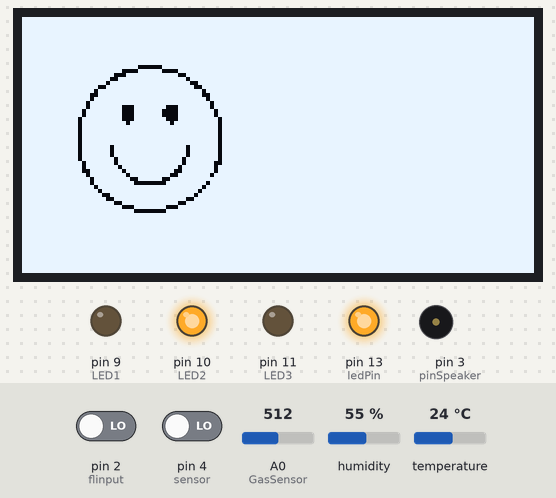
This sketch was run on a simulated Arduino Uno, built with avr-gcc and run on an emulated ATmega328P. Shown: 128×64 one-colour display, output pins drawn as LEDs (lit = HIGH), buzzer (waves = sounding). Inputs (shaded band) come from the test bench; at power-on: pin 4 (sensor) LOW, A0 (GasSensor) = 512, pin 2 (flinput) LOW, humidity 55 %, temperature 24 °C. What the sketch prints to the serial monitor is not drawn.

Above: at 1.2 s.
1.3 s: pin 4 (sensor) driven HIGH
At 3.5 s:
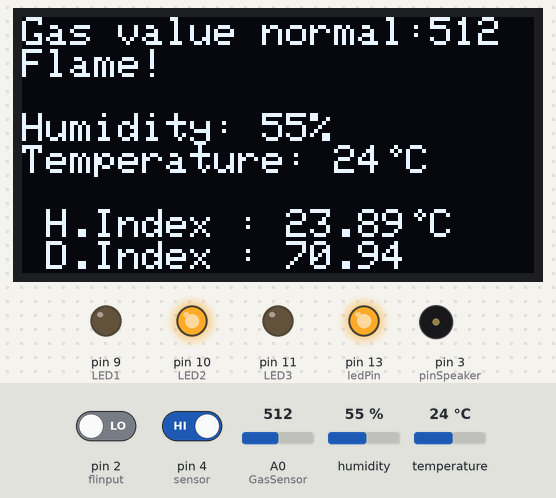
8.3 s: A0 (GasSensor) set to 910
At 13.95 s:
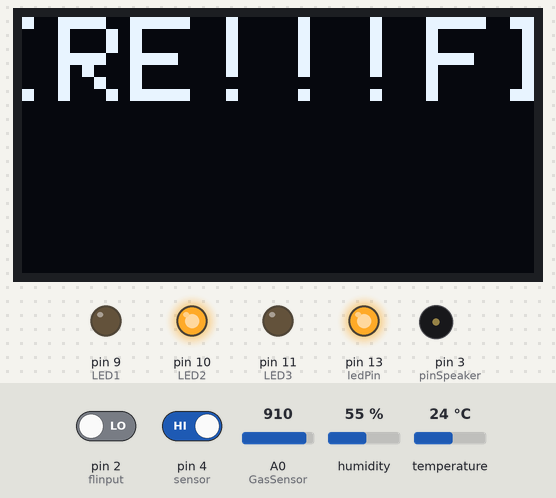
15.3 s: pin 2 (flinput) driven HIGH
At 19.14 s:
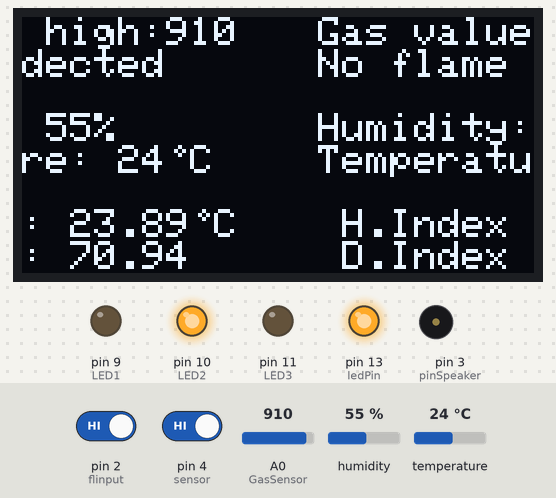
21.0 s: humidity set to 25 %
At 21.84 s:
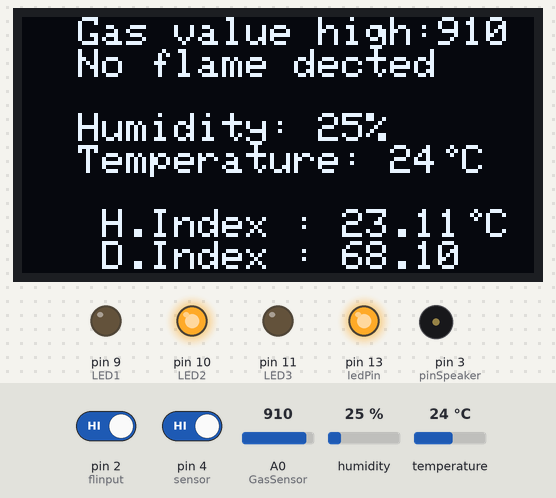
24.4 s: humidity set to 22 %
At 27.24 s:
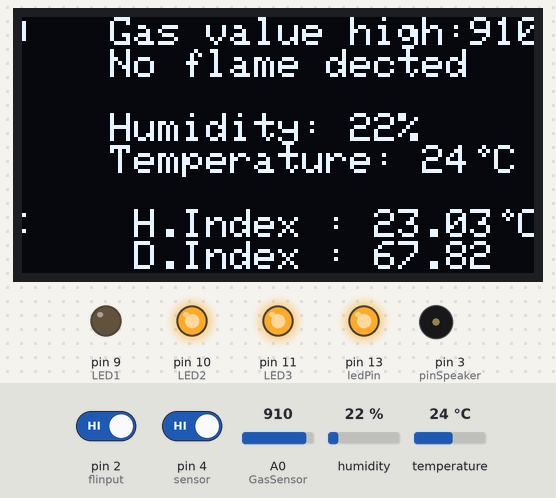
29.1 s: A0 (GasSensor) set to 890
At 29.94 s:
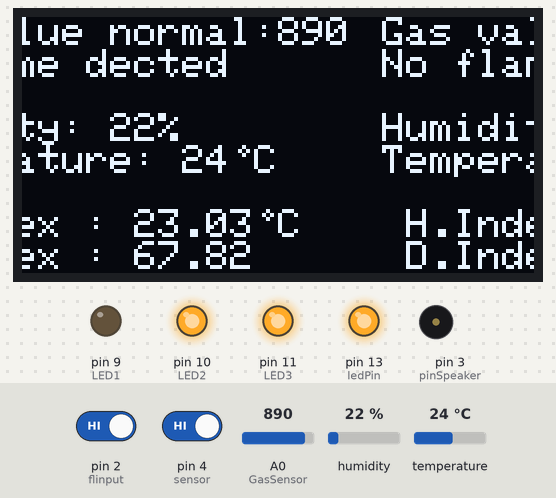
Timing chart, 0 to 32.1 s (numbered marks = the images above; inputs shaded):
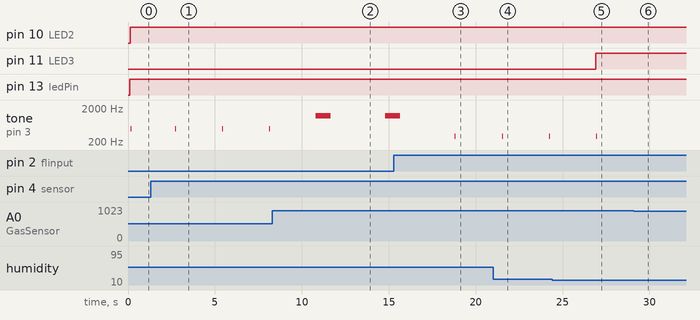

The sketch:

FireAlarmWithDHT_Display_wifi.ino
```cpp
#include <Wire.h>
#include <Adafruit_GFX.h>
#include <Adafruit_SSD1306.h>

#include <DHT.h>

#include <SoftwareSerial.h>

// OLED 세팅
#define SCREEN_WIDTH 128 // OLED display width, in pixels
#define SCREEN_HEIGHT 64 // OLED display height, in pixels

#define OLED_RESET     -1 // Reset pin # (or -1 if sharing Arduino reset pin)
#define SCREEN_ADDRESS 0x3C ///< See datasheet for Address; 0x3D for 128x64, 0x3C for 128x32

Adafruit_SSD1306 display(SCREEN_WIDTH, SCREEN_HEIGHT, &Wire, OLED_RESET);

// 시리얼 통신 세팅
SoftwareSerial s(5,6);

// 초기화면 BMP
const unsigned char smile [] PROGMEM = {
  0xff, 0xff, 0xff, 0xff, 0xff, 0xff, 0xff, 0xff, 0xff, 0xff, 0xff, 0xff, 0xff, 0xff, 0xff, 0xff,
  0xff, 0xff, 0xff, 0xff, 0xff, 0xff, 0xff, 0xff, 0xff, 0xff, 0xff, 0xff, 0xff, 0xff, 0xff, 0xff,
  0xff, 0xff, 0xff, 0xff, 0xff, 0xff, 0xff, 0xff, 0xff, 0xff, 0xff, 0xff, 0xff, 0xff, 0xff, 0xff,
  0xff, 0xff, 0xff, 0xff, 0xff, 0xff, 0xff, 0xff, 0xff, 0xff, 0xff, 0xff, 0xff, 0xff, 0xff, 0xff,
  0xff, 0xff, 0xff, 0xff, 0xff, 0xff, 0xff, 0xff, 0xff, 0xff, 0xff, 0xff, 0xff, 0xff, 0xff, 0xff,
  0xff, 0xff, 0xff, 0xff, 0xff, 0xff, 0xff, 0xff, 0xff, 0xff, 0xff, 0xff, 0xff, 0xff, 0xff, 0xff,
  0xff, 0xff, 0xff, 0xff, 0xff, 0xff, 0xff, 0xff, 0xff, 0xff, 0xff, 0xff, 0xff, 0xff, 0xff, 0xff,
  0xff, 0xff, 0xff, 0xff, 0xff, 0xff, 0xff, 0xff, 0xff, 0xff, 0xff, 0xff, 0xff, 0xff, 0xff, 0xff,
  0xff, 0xff, 0xff, 0xff, 0xff, 0xff, 0xff, 0xff, 0xff, 0xff, 0xff, 0xff, 0xff, 0xff, 0xff, 0xff,
  0xff, 0xff, 0xff, 0xff, 0xff, 0xff, 0xff, 0xff, 0xff, 0xff, 0xff, 0xff, 0xff, 0xff, 0xff, 0xff,
  0xff, 0xff, 0xff, 0xff, 0xff, 0xff, 0xff, 0xff, 0xff, 0xff, 0xff, 0xff, 0xff, 0xff, 0xff, 0xff,
  0xff, 0xff, 0xff, 0xff, 0xff, 0xff, 0xff, 0xff, 0xff, 0xff, 0xff, 0xff, 0xff, 0xff, 0xff, 0xff,
  0xff, 0xff, 0xff, 0xf8, 0x1f, 0xff, 0xff, 0xff, 0xff, 0xff, 0xff, 0xff, 0xff, 0xff, 0xff, 0xff,
  0xff, 0xff, 0xff, 0x87, 0xe1, 0xff, 0xff, 0xff, 0xff, 0xff, 0xff, 0xff, 0xff, 0xff, 0xff, 0xff,
  0xff, 0xff, 0xfe, 0x3f, 0xfe, 0x7f, 0xff, 0xff, 0xff, 0xff, 0xff, 0xff, 0xff, 0xff, 0xff, 0xff,
  0xff, 0xff, 0xfc, 0xff, 0xff, 0xbf, 0xff, 0xff, 0xff, 0xff, 0xff, 0xff, 0xff, 0xff, 0xff, 0xff,
  0xff, 0xff, 0xfb, 0xff, 0xff, 0xcf, 0xff, 0xff, 0xff, 0xff, 0xff, 0xff, 0xff, 0xff, 0xff, 0xff,
  0xff, 0xff, 0xe7, 0xff, 0xff, 0xe7, 0xff, 0xff, 0xff, 0xff, 0xff, 0xff, 0xff, 0xff, 0xff, 0xff,
  0xff, 0xff, 0xdf, 0xff, 0xff, 0xfb, 0xff, 0xff, 0xff, 0xff, 0xff, 0xff, 0xff, 0xff, 0xff, 0xff,
  0xff, 0xff, 0x9f, 0xff, 0xff, 0xf9, 0xff, 0xff, 0xff, 0xff, 0xff, 0xff, 0xff, 0xff, 0xff, 0xff,
  0xff, 0xff, 0xbf, 0xff, 0xff, 0xfd, 0xff, 0xff, 0xff, 0xff, 0xff, 0xff, 0xff, 0xff, 0xff, 0xff,
  0xff, 0xff, 0x7f, 0xff, 0xff, 0xfe, 0xff, 0xff, 0xff, 0xff, 0xff, 0xff, 0xff, 0xff, 0xff, 0xff,
  0xff, 0xff, 0x7f, 0x8f, 0xf1, 0xfe, 0xff, 0xff, 0xff, 0xff, 0xff, 0xff, 0xff, 0xff, 0xff, 0xff,
  0xff, 0xfe, 0xff, 0x8f, 0xe1, 0xff, 0x7f, 0xff, 0xff, 0xff, 0xff, 0xff, 0xff, 0xff, 0xff, 0xff,
  0xff, 0xfe, 0xff, 0x8f, 0xe1, 0xff, 0x7f, 0xff, 0xff, 0xff, 0xff, 0xff, 0xff, 0xff, 0xff, 0xff,
  0xff, 0xfd, 0xff, 0x8f, 0xf1, 0xff, 0xbf, 0xff, 0xff, 0xff, 0xff, 0xff, 0xff, 0xff, 0xff, 0xff,
  0xff, 0xfd, 0xff, 0xdf, 0xfb, 0xff, 0xbf, 0xff, 0xff, 0xff, 0xff, 0xff, 0xff, 0xff, 0xff, 0xff,
  0xff, 0xfd, 0xff, 0xff, 0xff, 0xff, 0xbf, 0xff, 0xff, 0xff, 0xff, 0xff, 0xff, 0xff, 0xff, 0xff,
  0xff, 0xfd, 0xff, 0xff, 0xff, 0xff, 0xbf, 0xff, 0xff, 0xff, 0xff, 0xff, 0xff, 0xff, 0xff, 0xff,
  0xff, 0xfd, 0xff, 0xff, 0xff, 0xff, 0xbf, 0xff, 0xff, 0xff, 0xff, 0xff, 0xff, 0xff, 0xff, 0xff,
  0xff, 0xfd, 0xff, 0xff, 0xff, 0xff, 0xbf, 0xff, 0xff, 0xff, 0xff, 0xff, 0xff, 0xff, 0xff, 0xff,
  0xff, 0xfd, 0xff, 0xff, 0xff, 0xff, 0xbf, 0xff, 0xff, 0xff, 0xff, 0xff, 0xff, 0xff, 0xff, 0xff,
  0xff, 0xfd, 0xfd, 0xff, 0xff, 0xbf, 0xbf, 0xff, 0xff, 0xff, 0xff, 0xff, 0xff, 0xff, 0xff, 0xff,
  0xff, 0xfd, 0xfd, 0xff, 0xff, 0xbf, 0xbf, 0xff, 0xff, 0xff, 0xff, 0xff, 0xff, 0xff, 0xff, 0xff,
  0xff, 0xfd, 0xfd, 0xff, 0xff, 0xbf, 0xbf, 0xff, 0xff, 0xff, 0xff, 0xff, 0xff, 0xff, 0xff, 0xff,
  0xff, 0xfd, 0xfe, 0xff, 0xff, 0x7f, 0xbf, 0xff, 0xff, 0xff, 0xff, 0xff, 0xff, 0xff, 0xff, 0xff,
  0xff, 0xfe, 0xfe, 0xff, 0xff, 0x7f, 0x3f, 0xff, 0xff, 0xff, 0xff, 0xff, 0xff, 0xff, 0xff, 0xff,
  0xff, 0xfe, 0xff, 0x7f, 0xfe, 0xff, 0x7f, 0xff, 0xff, 0xff, 0xff, 0xff, 0xff, 0xff, 0xff, 0xff,
  0xff, 0xfe, 0x7f, 0xbf, 0xfc, 0xff, 0x7f, 0xff, 0xff, 0xff, 0xff, 0xff, 0xff, 0xff, 0xff, 0xff,
  0xff, 0xff, 0x7f, 0xdf, 0xf9, 0xfe, 0xff, 0xff, 0xff, 0xff, 0xff, 0xff, 0xff, 0xff, 0xff, 0xff,
  0xff, 0xff, 0xbf, 0xe7, 0xe7, 0xff, 0xff, 0xff, 0xff, 0xff, 0xff, 0xff, 0xff, 0xff, 0xff, 0xff,
  0xff, 0xff, 0xbf, 0xf0, 0x0f, 0xfd, 0xff, 0xff, 0xff, 0xff, 0xff, 0xff, 0xff, 0xff, 0xff, 0xff,
  0xff, 0xff, 0xdf, 0xff, 0xff, 0xfb, 0xff, 0xff, 0xff, 0xff, 0xff, 0xff, 0xff, 0xff, 0xff, 0xff,
  0xff, 0xff, 0xef, 0xff, 0xff, 0xf7, 0xff, 0xff, 0xff, 0xff, 0xff, 0xff, 0xff, 0xff, 0xff, 0xff,
  0xff, 0xff, 0xf3, 0xff, 0xff, 0xef, 0xff, 0xff, 0xff, 0xff, 0xff, 0xff, 0xff, 0xff, 0xff, 0xff,
  0xff, 0xff, 0xf9, 0xff, 0xff, 0x9f, 0xff, 0xff, 0xff, 0xff, 0xff, 0xff, 0xff, 0xff, 0xff, 0xff,
  0xff, 0xff, 0xfe, 0x7f, 0xfe, 0x7f, 0xff, 0xff, 0xff, 0xff, 0xff, 0xff, 0xff, 0xff, 0xff, 0xff,
  0xff, 0xff, 0xff, 0x8f, 0xf1, 0xff, 0xff, 0xff, 0xff, 0xff, 0xff, 0xff, 0xff, 0xff, 0xff, 0xff,
  0xff, 0xff, 0xff, 0xf0, 0x0f, 0xff, 0xff, 0xff, 0xff, 0xff, 0xff, 0xff, 0xff, 0xff, 0xff, 0xff,
  0xff, 0xff, 0xff, 0xff, 0xff, 0xff, 0xff, 0xff, 0xff, 0xff, 0xff, 0xff, 0xff, 0xff, 0xff, 0xff,
  0xff, 0xff, 0xff, 0xff, 0xff, 0xff, 0xff, 0xff, 0xff, 0xff, 0xff, 0xff, 0xff, 0xff, 0xff, 0xff,
  0xff, 0xff, 0xff, 0xff, 0xff, 0xff, 0xff, 0xff, 0xff, 0xff, 0xff, 0xff, 0xff, 0xff, 0xff, 0xff,
  0xff, 0xff, 0xff, 0xff, 0xff, 0xff, 0xff, 0xff, 0xff, 0xff, 0xff, 0xff, 0xff, 0xff, 0xff, 0xff,
  0xff, 0xff, 0xff, 0xff, 0xff, 0xff, 0xff, 0xff, 0xff, 0xff, 0xff, 0xff, 0xff, 0xff, 0xff, 0xff,
  0xff, 0xff, 0xff, 0xff, 0xff, 0xff, 0xff, 0xff, 0xff, 0xff, 0xff, 0xff, 0xff, 0xff, 0xff, 0xff,
  0xff, 0xff, 0xff, 0xff, 0xff, 0xff, 0xff, 0xff, 0xff, 0xff, 0xff, 0xff, 0xff, 0xff, 0xff, 0xff,
  0xff, 0xff, 0xff, 0xff, 0xff, 0xff, 0xff, 0xff, 0xff, 0xff, 0xff, 0xff, 0xff, 0xff, 0xff, 0xff,
  0xff, 0xff, 0xff, 0xff, 0xff, 0xff, 0xff, 0xff, 0xff, 0xff, 0xff, 0xff, 0xff, 0xff, 0xff, 0xff,
  0xff, 0xff, 0xff, 0xff, 0xff, 0xff, 0xff, 0xff, 0xff, 0xff, 0xff, 0xff, 0xff, 0xff, 0xff, 0xff,
  0xff, 0xff, 0xff, 0xff, 0xff, 0xff, 0xff, 0xff, 0xff, 0xff, 0xff, 0xff, 0xff, 0xff, 0xff, 0xff,
  0xff, 0xff, 0xff, 0xff, 0xff, 0xff, 0xff, 0xff, 0xff, 0xff, 0xff, 0xff, 0xff, 0xff, 0xff, 0xff,
  0xff, 0xff, 0xff, 0xff, 0xff, 0xff, 0xff, 0xff, 0xff, 0xff, 0xff, 0xff, 0xff, 0xff, 0xff, 0xff,
  0xff, 0xff, 0xff, 0xff, 0xff, 0xff, 0xff, 0xff, 0xff, 0xff, 0xff, 0xff, 0xff, 0xff, 0xff, 0xff,
  0xff, 0xff, 0xff, 0xff, 0xff, 0xff, 0xff, 0xff, 0xff, 0xff, 0xff, 0xff, 0xff, 0xff, 0xff, 0xff
};

#define DHTPIN 7     // DHT11 입력 핀
#define DHTTYPE DHT11   // DHT11, 22, 21중 선택 -> DHT 11

DHT dht(DHTPIN, DHTTYPE);

// 인체감지센서 관련 변수들
int value = 0; // 인체감지 센서 값
int sensor = 4; // 인체감지 센서 입력핀

// 삼색 LED 입력 핀
const int LED1 = 9;
const int LED2 = 10;
const int LED3 = 11;

// 온습도 센서 입력 핀
float humidity = 0;
float temp = 0;
float fahrenheit = 0;
float d_index = 0;
float hic = 0;
//float hif = 0;

// LED 제어 변수(추후 시리얼 통신으로 값 변경가능), 기본 상태 : 켜짐
int tled = 1;
int fled = 1;

// 화재 경보기 관련 변수들
int ledPin = 13; // 화염 센서 LED
int flinput = 2; // 불꽃 감지 센서 2번 핀
int flsensval = 0;  // 불꽃 센서, 불꽃 감지 시 '0(=LOW 상태)' 염두!! 기본 '1(=HIGH 상태)'
int gassensval = 0; // 가스 센서 센서 값은 '0-1023'
int pinSpeaker = 3; // 피에조 센서
int GasSensor = A0; // 가스 센서 입력 핀


void setup() {
  pinMode (sensor, INPUT);
  // 인체 감지 센서 값을 입력 받음
  pinMode(ledPin, OUTPUT);
  // 화염센서 LED를 출력으로 설정
  pinMode(flinput, INPUT);
  // 불꽃 센서값을 입력 받음
  pinMode(pinSpeaker, OUTPUT);
  // 스피커를 출력으로 설정
  pinMode(GasSensor, INPUT);
  // 가스 센서값을 입력 받음
  pinMode(LED1, OUTPUT);
  pinMode(LED2, OUTPUT);
  pinMode(LED3, OUTPUT);
  // 삼색 LED를 출력으로 설정
  Serial.begin(115200);
  s.begin(115200);
  // 시리얼 통신 - 통신을 위해 보드레이트를 통일해야함. ESP8266 기본 보드레이트로 통일
  Serial.println(F("센서 테스트"));


// 디스플레이 작동 확인
  if(!display.begin(SSD1306_SWITCHCAPVCC, SCREEN_ADDRESS)) {
    Serial.println(F("SSD1306 allocation failed"));
    for(;;); // Don't proceed, loop forever
  }

// 문제없으면 초기화면 출력됨
  display.clearDisplay();
  display.drawBitmap(0, 0,  smile, 128, 64, WHITE);
  display.display();
  display.clearDisplay();

// 온습도 센서 시작
  dht.begin();
}

void loop() {
  // 센서값을 읽어들임
  value = digitalRead(sensor);
  gassensval = analogRead(GasSensor);
  flsensval = digitalRead(flinput);
  humidity = dht.readHumidity();
  temp = dht.readTemperature();
  fahrenheit = dht.readTemperature(true);
  hic = dht.computeHeatIndex(temp, humidity, false);
  d_index = 0.81*temp + 0.01*humidity*(0.99*temp - 14.3)+46.3;

//  hif = dht.computeHeatIndex(fahrenheit, humidity);

   // 읽어들인 센서값을 시리얼 통신으로 보냄
    s.print(gassensval);
    s.print(",");
    s.print(flsensval);
    s.print(",");
    s.print(humidity);
    s.print(",");
    s.print(temp);
    s.print(",");
    s.print(fahrenheit);
    s.print(",");
    s.print(d_index);
    s.print(",");
    s.print(hic);
    s.print(",");
    s.print(fled);
    s.print(",");
    s.println(tled);
    //s.print(",");
    //s.println(pinSpeaker);

// ESP8266으로부터 신호가 오면 시리얼 통신으로 받음
    if(s.available() > 0)
    {
      String check_t = s.readStringUntil(',');
      tled = check_t.toInt();
      String check_fl = s.readStringUntil('\n');
      fled = check_fl.toInt();
      fled -= 2;
    }

// 온습도 센서 미작동 시 피드백
  if (isnan(humidity) || isnan(temp) || isnan(fahrenheit))  {
    Serial.println(F("DHT 센서의 값을 읽어올 수 없습니다."));
    display.clearDisplay();
    display.print(F("Error!! Not able to read value from DHT11"));
    display.display();
    return;
  }

// 센서 값에 따른 출력
  if (flsensval == HIGH && gassensval < 900) {
    if (fled == 0)
      digitalWrite(ledPin, LOW);
    else
      digitalWrite(ledPin, HIGH);
    playTone(0, 0);
    Serial.println(F("가스 센서 값이 정상이며, 불꽃이 감지되지 않았습니다. 가스 센서 값 : "));
    Serial.print(gassensval);
    Serial.println(F(", 불꽃 센서 OFF"));
    DhtSensPrint(humidity, temp, hic, d_index);
    DhtLEDout(d_index, tled);
    if (value == HIGH) {
      OLED_Display(flsensval, gassensval, humidity, temp, hic, d_index);
      Serial.println(F("인체 감지 센서가 작동하여 디스플레이가 켜집니다!"));
    }
    delay(2500);
    }

  else if (flsensval == HIGH && gassensval >= 900) {
    if (fled == 0)
      digitalWrite(ledPin, LOW);
    else
      digitalWrite(ledPin, HIGH);
    playTone(10, 300);
    Serial.println(F("가스 센서 값이 정상 수치보다 높습니다, 불꽃은 감지되지 않았습니다. 가스 센서 값 : "));
    Serial.print(gassensval);
    Serial.println(F(", 불꽃 센서 OFF"));
    DhtSensPrint(humidity, temp, hic, d_index);
    DhtLEDout(d_index, tled);

    if (value == HIGH) {
      OLED_Display(flsensval, gassensval, humidity, temp, hic, d_index);
      Serial.println(F("인체 감지 센서가 작동하여 디스플레이가 켜집니다!"));
    }
    delay(2500);
    }

  else if (flsensval == LOW && gassensval < 900) {
    if (fled == 0)
      digitalWrite(ledPin, LOW);
    else
      digitalWrite(ledPin, HIGH);
    playTone(10, 500);
    Serial.println(F("가스 센서 값이 정상이나, 불꽃이 감지되었습니다. 가스 센서 값 : "));
    Serial.print(gassensval);
    Serial.println(F(", 불꽃 센서 ON"));
    DhtSensPrint(humidity, temp, hic, d_index);
    DhtLEDout(d_index, tled);

    if (value == HIGH) {
      OLED_Display(flsensval, gassensval, humidity, temp, hic, d_index);
      Serial.println(F("인체 감지 센서가 작동하여 디스플레이가 켜집니다!"));
    }
    delay(2500);
    }

  else {
    if (fled == 0)
      digitalWrite(ledPin, LOW);
    else
      digitalWrite(ledPin, HIGH);
    playTone(800, 1200);
    Serial.println(F("화재가 발생하였습니다. 가스 센서 값 : "));
    Serial.print(gassensval);
    Serial.println(F(", 불꽃 센서 ON"));
    DhtSensPrint(humidity, temp, hic, d_index);
    DhtLEDout(d_index, tled);

    if (value == HIGH) {
      OLED_Display(flsensval, gassensval, humidity, temp, hic, d_index);
      Serial.println(F("인체 감지 센서가 작동하여 디스플레이가 켜집니다!"));
    }
    delay(1000);
    }
  delay(10);
  }

// 경보음 발생 함수
void playTone(long duration, int freq) {
  duration *= 1000;
  int period = (1.0 / freq) * 1000000;
  long elapsed_time = 0;
  while (elapsed_time < duration) {
    digitalWrite(pinSpeaker,HIGH);
    delayMicroseconds(period / 2);
    digitalWrite(pinSpeaker, LOW);
    delayMicroseconds(period / 2);
    elapsed_time += (period);
  }
}

// 삼색 LED 작동함수
void RGB_light(int red, int green, int blue)
{
  analogWrite(9, red);
  analogWrite(10, green);
  analogWrite(11, blue);
}

// 온습도 센서 시리얼 프린트 함수 (테스트용)
void DhtSensPrint(float h, float t, float hic, float d) {
  Serial.print(F("습도: "));
  Serial.print(h);
  Serial.print(F("%  온도: "));
  Serial.print(t);
  Serial.print(F("°C"));
  Serial.print(F("  체감 온도: "));
  Serial.print(hic);
  Serial.print(F("°C "));
  Serial.print(F("  불쾌 지수: "));
  Serial.print(d);
  Serial.print(F("\n"));
}

// DHT 값에 따른 LED 출력
void DhtLEDout(float d, int tled) {
  if (tled == 0) // 받아온 값이 0이면 모두 꺼버림
  {
    digitalWrite(LED1, LOW);
    digitalWrite(LED2, LOW);
    digitalWrite(LED3, LOW);
  }
  else // 아니라면 조건에 따라 추력
  {
    if (d <= 68.00)
      RGB_light(0, 255, 255);
    else if (d > 68.00 && d <= 75.00)
      RGB_light(0, 255, 0);
    else if (d > 75.00 && d <= 80.00)
      RGB_light(128, 128, 0);
    else
      RGB_light(255, 0, 0);
  }
}

// 디스플레이 출력 관련 함수
void OLED_Display(int fl, int gas, int h, int t, float hic, float d) {

  display.clearDisplay();
  display.setTextSize(1); // 텍스트 크기
  display.setTextColor(WHITE); // 본인이 구입한 모델은 Black, White, Black+white 반전? 느낌으로만 작동하였음.
  display.setCursor(0,0);
  //display.println(" 입력 ") 시 " 입력 " 후 new line
  //display.print(" 입력 ") 시 " 입력 " 후 문장 이어쓰기 -> serial print와 동일하게 동작

  if (gas > 900) {
    display.print(F("Gas value high:"));
    display.println(gas);
  }
  else {
    display.print(F("Gas value normal:"));
    display.println(gas);
  }

  if (fl == LOW)
  display.println(F("Flame!"));
  else
  display.println(F("No flame dected"));

  display.print(F("\nHumidity: "));
  display.print(h);
  display.write(37);
  display.print(F("\nTemperature: "));
  display.print(t);
  display.drawCircle(93,33,1,WHITE);
  display.println(F(" C"));
  display.print(F("\n H.Index : "));
  display.print(hic);
  display.drawCircle(99,49,1,WHITE);
  display.println(F(" C"));
  display.print(F(" D.Index : "));
  display.print(d);
  if (fl == LOW && gas > 900) {
    // 화재 발생 시 모두 초기화하고 불이야!! 출력
    display.clearDisplay();
    display.setCursor(0,0);
    display.setTextSize(3);
    display.print(F("FIRE!!!"));
    display.startscrolldiagright(0x00, 0x07);
    delay(1000);
    display.startscrolldiagleft(0x00, 0x07);
    delay(1000);
  }
  display.display();
  delay(100);
  display.clearDisplay();
}
```

Measured:
- the behaviour switches between 24 and 23 % on humidity (found by bisection; images 4 and 5)
- after the input at 1.3 s, the display: changes after 1.4 s (image 1)
- after the input at 8.3 s, the display: first changes after 3.4 s (image 2 shows a later state)
- after the input at 15.3 s, the display: first differs from a run without the input after 3.6 s (image 3 shows a later state)
- after the input at 24.4 s, pin 11 (LED3): LOW → HIGH after 2.5 s
- after the input at 29.1 s, tone on pin 3 (pinSpeaker): stops changing and stays silent; the display: first differs from a run without the input after 0.54 s (image 6 shows a later state)
